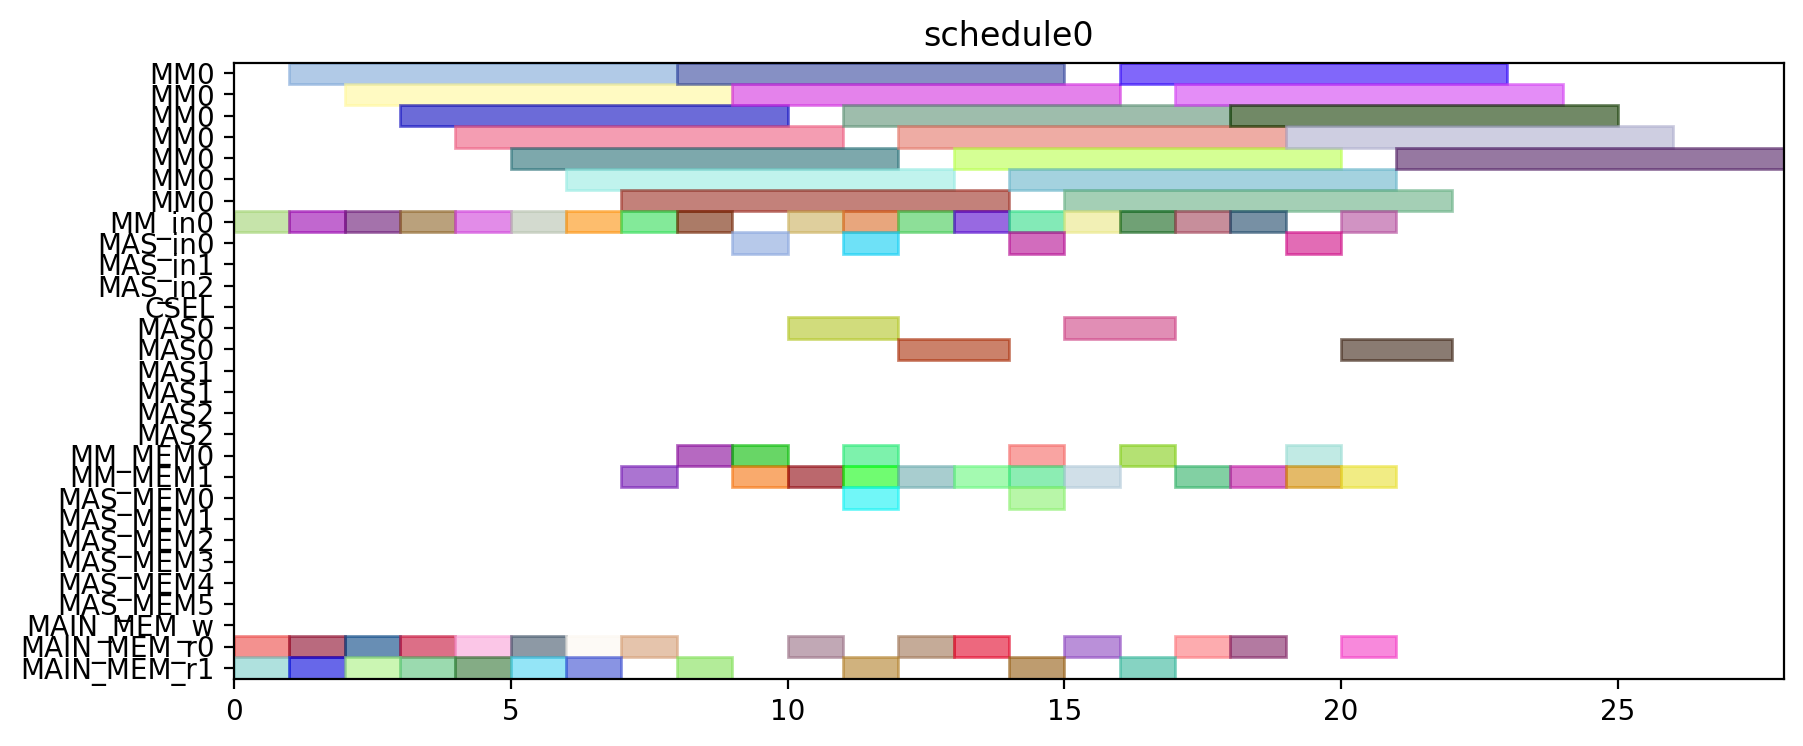

Generate this figure with Python:
from pyschedule import Scenario, solvers, plotters, alt


def solve():
	horizon = 120
	S = Scenario("schedule0", horizon=horizon)

	# resource
	MM = S.Resources('MM', num=1, size=7)
	MM_in = S.Resources('MM_in', num=1)
	MAS_in = S.Resources('MAS_in', num=3)
	CSEL = S.Resource('CSEL')
	MAS = S.Resources('MAS', num=3, size=2, periods=range(1, horizon))
	MM_MEM = S.Resources('MM_MEM', num=2)
	MAS_MEM = S.Resources('MAS_MEM', num=6)
	MAIN_MEM_w = S.Resource('MAIN_MEM_w', size=1)
	MAIN_MEM_r = S.Resources('MAIN_MEM_r', num=2)

	# result of previous scheduling

	# new tasks
	Z_exp2 = S.Task('Z_exp2', length=7, delay_cost=1)
	Z_exp2 += alt(MM)
	Z_exp2_in = S.Task('Z_exp2_in', length=1, delay_cost=1)
	Z_exp2_in += alt(MM_in)
	S += Z_exp2_in*MM_in[0]<=Z_exp2*MM[0]
	Z_exp2_mem0 = S.Task('Z_exp2_mem0', length=1, delay_cost=1)
	Z_exp2_mem0 += MAIN_MEM_r[0]
	S += Z_exp2_mem0 <= Z_exp2

	Z_exp2_mem1 = S.Task('Z_exp2_mem1', length=1, delay_cost=1)
	Z_exp2_mem1 += MAIN_MEM_r[1]
	S += Z_exp2_mem1 <= Z_exp2

	NX0 = S.Task('NX0', length=7, delay_cost=1)
	NX0 += alt(MM)
	NX0_in = S.Task('NX0_in', length=1, delay_cost=1)
	NX0_in += alt(MM_in)
	S += NX0_in*MM_in[0]<=NX0*MM[0]
	NX0_mem0 = S.Task('NX0_mem0', length=1, delay_cost=1)
	NX0_mem0 += MAIN_MEM_r[0]
	S += NX0_mem0 <= NX0

	NX0_mem1 = S.Task('NX0_mem1', length=1, delay_cost=1)
	NX0_mem1 += MAIN_MEM_r[1]
	S += NX0_mem1 <= NX0

	k0_10_Z1 = S.Task('k0_10_Z1', length=7, delay_cost=1)
	k0_10_Z1 += alt(MM)
	k0_10_Z1_in = S.Task('k0_10_Z1_in', length=1, delay_cost=1)
	k0_10_Z1_in += alt(MM_in)
	S += k0_10_Z1_in*MM_in[0]<=k0_10_Z1*MM[0]
	k0_10_Z1_mem0 = S.Task('k0_10_Z1_mem0', length=1, delay_cost=1)
	k0_10_Z1_mem0 += MAIN_MEM_r[0]
	S += k0_10_Z1_mem0 <= k0_10_Z1

	k0_10_Z1_mem1 = S.Task('k0_10_Z1_mem1', length=1, delay_cost=1)
	k0_10_Z1_mem1 += MAIN_MEM_r[1]
	S += k0_10_Z1_mem1 <= k0_10_Z1

	DX0 = S.Task('DX0', length=7, delay_cost=1)
	DX0 += alt(MM)
	DX0_in = S.Task('DX0_in', length=1, delay_cost=1)
	DX0_in += alt(MM_in)
	S += DX0_in*MM_in[0]<=DX0*MM[0]
	DX0_mem0 = S.Task('DX0_mem0', length=1, delay_cost=1)
	DX0_mem0 += MAIN_MEM_r[0]
	S += DX0_mem0 <= DX0

	DX0_mem1 = S.Task('DX0_mem1', length=1, delay_cost=1)
	DX0_mem1 += MAIN_MEM_r[1]
	S += DX0_mem1 <= DX0

	NY0 = S.Task('NY0', length=7, delay_cost=1)
	NY0 += alt(MM)
	NY0_in = S.Task('NY0_in', length=1, delay_cost=1)
	NY0_in += alt(MM_in)
	S += NY0_in*MM_in[0]<=NY0*MM[0]
	NY0_mem0 = S.Task('NY0_mem0', length=1, delay_cost=1)
	NY0_mem0 += MAIN_MEM_r[0]
	S += NY0_mem0 <= NY0

	NY0_mem1 = S.Task('NY0_mem1', length=1, delay_cost=1)
	NY0_mem1 += MAIN_MEM_r[1]
	S += NY0_mem1 <= NY0

	k2_14_Z1 = S.Task('k2_14_Z1', length=7, delay_cost=1)
	k2_14_Z1 += alt(MM)
	k2_14_Z1_in = S.Task('k2_14_Z1_in', length=1, delay_cost=1)
	k2_14_Z1_in += alt(MM_in)
	S += k2_14_Z1_in*MM_in[0]<=k2_14_Z1*MM[0]
	k2_14_Z1_mem0 = S.Task('k2_14_Z1_mem0', length=1, delay_cost=1)
	k2_14_Z1_mem0 += MAIN_MEM_r[0]
	S += k2_14_Z1_mem0 <= k2_14_Z1

	k2_14_Z1_mem1 = S.Task('k2_14_Z1_mem1', length=1, delay_cost=1)
	k2_14_Z1_mem1 += MAIN_MEM_r[1]
	S += k2_14_Z1_mem1 <= k2_14_Z1

	DY0 = S.Task('DY0', length=7, delay_cost=1)
	DY0 += alt(MM)
	DY0_in = S.Task('DY0_in', length=1, delay_cost=1)
	DY0_in += alt(MM_in)
	S += DY0_in*MM_in[0]<=DY0*MM[0]
	DY0_mem0 = S.Task('DY0_mem0', length=1, delay_cost=1)
	DY0_mem0 += MAIN_MEM_r[0]
	S += DY0_mem0 <= DY0

	DY0_mem1 = S.Task('DY0_mem1', length=1, delay_cost=1)
	DY0_mem1 += MAIN_MEM_r[1]
	S += DY0_mem1 <= DY0

	Z_exp3 = S.Task('Z_exp3', length=7, delay_cost=1)
	Z_exp3 += alt(MM)
	Z_exp3_in = S.Task('Z_exp3_in', length=1, delay_cost=1)
	Z_exp3_in += alt(MM_in)
	S += Z_exp3_in*MM_in[0]<=Z_exp3*MM[0]
	Z_exp3_mem0 = S.Task('Z_exp3_mem0', length=1, delay_cost=1)
	Z_exp3_mem0 += alt(MM_MEM)
	S += (Z_exp2*MM[0])-1 < Z_exp3_mem0*MM_MEM[0]
	S += Z_exp3_mem0 <= Z_exp3

	Z_exp3_mem1 = S.Task('Z_exp3_mem1', length=1, delay_cost=1)
	Z_exp3_mem1 += MAIN_MEM_r[1]
	S += Z_exp3_mem1 <= Z_exp3

	NX1_ = S.Task('NX1_', length=2, delay_cost=1)
	NX1_ += alt(MAS)
	NX1__in = S.Task('NX1__in', length=1, delay_cost=1)
	NX1__in += alt(MAS_in)
	S += NX1__in*MAS_in[0]<=NX1_*MAS[0]

	S += NX1__in*MAS_in[1]<=NX1_*MAS[1]

	S += NX1__in*MAS_in[2]<=NX1_*MAS[2]

	NX1__mem0 = S.Task('NX1__mem0', length=1, delay_cost=1)
	NX1__mem0 += alt(MM_MEM)
	S += (NX0*MM[0])-1 < NX1__mem0*MM_MEM[0]
	S += NX1__mem0 <= NX1_

	NX1__mem1 = S.Task('NX1__mem1', length=1, delay_cost=1)
	NX1__mem1 += alt(MM_MEM)
	S += (k0_10_Z1*MM[0])-1 < NX1__mem1*MM_MEM[1]
	S += NX1__mem1 <= NX1_

	k0_9_Z2 = S.Task('k0_9_Z2', length=7, delay_cost=1)
	k0_9_Z2 += alt(MM)
	k0_9_Z2_in = S.Task('k0_9_Z2_in', length=1, delay_cost=1)
	k0_9_Z2_in += alt(MM_in)
	S += k0_9_Z2_in*MM_in[0]<=k0_9_Z2*MM[0]
	k0_9_Z2_mem0 = S.Task('k0_9_Z2_mem0', length=1, delay_cost=1)
	k0_9_Z2_mem0 += MAIN_MEM_r[0]
	S += k0_9_Z2_mem0 <= k0_9_Z2

	k0_9_Z2_mem1 = S.Task('k0_9_Z2_mem1', length=1, delay_cost=1)
	k0_9_Z2_mem1 += alt(MM_MEM)
	S += (Z_exp2*MM[0])-1 < k0_9_Z2_mem1*MM_MEM[1]
	S += k0_9_Z2_mem1 <= k0_9_Z2

	k1_9_Z2 = S.Task('k1_9_Z2', length=7, delay_cost=1)
	k1_9_Z2 += alt(MM)
	k1_9_Z2_in = S.Task('k1_9_Z2_in', length=1, delay_cost=1)
	k1_9_Z2_in += alt(MM_in)
	S += k1_9_Z2_in*MM_in[0]<=k1_9_Z2*MM[0]
	k1_9_Z2_mem0 = S.Task('k1_9_Z2_mem0', length=1, delay_cost=1)
	k1_9_Z2_mem0 += MAIN_MEM_r[0]
	S += k1_9_Z2_mem0 <= k1_9_Z2

	k1_9_Z2_mem1 = S.Task('k1_9_Z2_mem1', length=1, delay_cost=1)
	k1_9_Z2_mem1 += alt(MM_MEM)
	S += (Z_exp2*MM[0])-1 < k1_9_Z2_mem1*MM_MEM[1]
	S += k1_9_Z2_mem1 <= k1_9_Z2

	NY1_ = S.Task('NY1_', length=2, delay_cost=1)
	NY1_ += alt(MAS)
	NY1__in = S.Task('NY1__in', length=1, delay_cost=1)
	NY1__in += alt(MAS_in)
	S += NY1__in*MAS_in[0]<=NY1_*MAS[0]

	S += NY1__in*MAS_in[1]<=NY1_*MAS[1]

	S += NY1__in*MAS_in[2]<=NY1_*MAS[2]

	NY1__mem0 = S.Task('NY1__mem0', length=1, delay_cost=1)
	NY1__mem0 += alt(MM_MEM)
	S += (NY0*MM[0])-1 < NY1__mem0*MM_MEM[0]
	S += NY1__mem0 <= NY1_

	NY1__mem1 = S.Task('NY1__mem1', length=1, delay_cost=1)
	NY1__mem1 += alt(MM_MEM)
	S += (k2_14_Z1*MM[0])-1 < NY1__mem1*MM_MEM[1]
	S += NY1__mem1 <= NY1_

	k2_13_Z2 = S.Task('k2_13_Z2', length=7, delay_cost=1)
	k2_13_Z2 += alt(MM)
	k2_13_Z2_in = S.Task('k2_13_Z2_in', length=1, delay_cost=1)
	k2_13_Z2_in += alt(MM_in)
	S += k2_13_Z2_in*MM_in[0]<=k2_13_Z2*MM[0]
	k2_13_Z2_mem0 = S.Task('k2_13_Z2_mem0', length=1, delay_cost=1)
	k2_13_Z2_mem0 += MAIN_MEM_r[0]
	S += k2_13_Z2_mem0 <= k2_13_Z2

	k2_13_Z2_mem1 = S.Task('k2_13_Z2_mem1', length=1, delay_cost=1)
	k2_13_Z2_mem1 += alt(MM_MEM)
	S += (Z_exp2*MM[0])-1 < k2_13_Z2_mem1*MM_MEM[1]
	S += k2_13_Z2_mem1 <= k2_13_Z2

	k3_14_Z2 = S.Task('k3_14_Z2', length=7, delay_cost=1)
	k3_14_Z2 += alt(MM)
	k3_14_Z2_in = S.Task('k3_14_Z2_in', length=1, delay_cost=1)
	k3_14_Z2_in += alt(MM_in)
	S += k3_14_Z2_in*MM_in[0]<=k3_14_Z2*MM[0]
	k3_14_Z2_mem0 = S.Task('k3_14_Z2_mem0', length=1, delay_cost=1)
	k3_14_Z2_mem0 += MAIN_MEM_r[0]
	S += k3_14_Z2_mem0 <= k3_14_Z2

	k3_14_Z2_mem1 = S.Task('k3_14_Z2_mem1', length=1, delay_cost=1)
	k3_14_Z2_mem1 += alt(MM_MEM)
	S += (Z_exp2*MM[0])-1 < k3_14_Z2_mem1*MM_MEM[1]
	S += k3_14_Z2_mem1 <= k3_14_Z2

	Z_exp4 = S.Task('Z_exp4', length=7, delay_cost=1)
	Z_exp4 += alt(MM)
	Z_exp4_in = S.Task('Z_exp4_in', length=1, delay_cost=1)
	Z_exp4_in += alt(MM_in)
	S += Z_exp4_in*MM_in[0]<=Z_exp4*MM[0]
	Z_exp4_mem0 = S.Task('Z_exp4_mem0', length=1, delay_cost=1)
	Z_exp4_mem0 += alt(MM_MEM)
	S += (Z_exp3*MM[0])-1 < Z_exp4_mem0*MM_MEM[0]
	S += Z_exp4_mem0 <= Z_exp4

	Z_exp4_mem1 = S.Task('Z_exp4_mem1', length=1, delay_cost=1)
	Z_exp4_mem1 += MAIN_MEM_r[1]
	S += Z_exp4_mem1 <= Z_exp4

	NX1 = S.Task('NX1', length=7, delay_cost=1)
	NX1 += alt(MM)
	NX1_in = S.Task('NX1_in', length=1, delay_cost=1)
	NX1_in += alt(MM_in)
	S += NX1_in*MM_in[0]<=NX1*MM[0]
	NX1_mem0 = S.Task('NX1_mem0', length=1, delay_cost=1)
	NX1_mem0 += alt(MAS_MEM)
	S += (NX1_*MAS[0])-1 < NX1_mem0*MAS_MEM[0]
	S += (NX1_*MAS[1])-1 < NX1_mem0*MAS_MEM[2]
	S += (NX1_*MAS[2])-1 < NX1_mem0*MAS_MEM[4]
	S += NX1_mem0 <= NX1

	NX1_mem1 = S.Task('NX1_mem1', length=1, delay_cost=1)
	NX1_mem1 += MAIN_MEM_r[1]
	S += NX1_mem1 <= NX1

	k0_8_Z3 = S.Task('k0_8_Z3', length=7, delay_cost=1)
	k0_8_Z3 += alt(MM)
	k0_8_Z3_in = S.Task('k0_8_Z3_in', length=1, delay_cost=1)
	k0_8_Z3_in += alt(MM_in)
	S += k0_8_Z3_in*MM_in[0]<=k0_8_Z3*MM[0]
	k0_8_Z3_mem0 = S.Task('k0_8_Z3_mem0', length=1, delay_cost=1)
	k0_8_Z3_mem0 += MAIN_MEM_r[0]
	S += k0_8_Z3_mem0 <= k0_8_Z3

	k0_8_Z3_mem1 = S.Task('k0_8_Z3_mem1', length=1, delay_cost=1)
	k0_8_Z3_mem1 += alt(MM_MEM)
	S += (Z_exp3*MM[0])-1 < k0_8_Z3_mem1*MM_MEM[1]
	S += k0_8_Z3_mem1 <= k0_8_Z3

	DX1_ = S.Task('DX1_', length=2, delay_cost=1)
	DX1_ += alt(MAS)
	DX1__in = S.Task('DX1__in', length=1, delay_cost=1)
	DX1__in += alt(MAS_in)
	S += DX1__in*MAS_in[0]<=DX1_*MAS[0]

	S += DX1__in*MAS_in[1]<=DX1_*MAS[1]

	S += DX1__in*MAS_in[2]<=DX1_*MAS[2]

	DX1__mem0 = S.Task('DX1__mem0', length=1, delay_cost=1)
	DX1__mem0 += alt(MM_MEM)
	S += (DX0*MM[0])-1 < DX1__mem0*MM_MEM[0]
	S += DX1__mem0 <= DX1_

	DX1__mem1 = S.Task('DX1__mem1', length=1, delay_cost=1)
	DX1__mem1 += alt(MM_MEM)
	S += (k1_9_Z2*MM[0])-1 < DX1__mem1*MM_MEM[1]
	S += DX1__mem1 <= DX1_

	k1_8_Z3 = S.Task('k1_8_Z3', length=7, delay_cost=1)
	k1_8_Z3 += alt(MM)
	k1_8_Z3_in = S.Task('k1_8_Z3_in', length=1, delay_cost=1)
	k1_8_Z3_in += alt(MM_in)
	S += k1_8_Z3_in*MM_in[0]<=k1_8_Z3*MM[0]
	k1_8_Z3_mem0 = S.Task('k1_8_Z3_mem0', length=1, delay_cost=1)
	k1_8_Z3_mem0 += MAIN_MEM_r[0]
	S += k1_8_Z3_mem0 <= k1_8_Z3

	k1_8_Z3_mem1 = S.Task('k1_8_Z3_mem1', length=1, delay_cost=1)
	k1_8_Z3_mem1 += alt(MM_MEM)
	S += (Z_exp3*MM[0])-1 < k1_8_Z3_mem1*MM_MEM[1]
	S += k1_8_Z3_mem1 <= k1_8_Z3

	NY1 = S.Task('NY1', length=7, delay_cost=1)
	NY1 += alt(MM)
	NY1_in = S.Task('NY1_in', length=1, delay_cost=1)
	NY1_in += alt(MM_in)
	S += NY1_in*MM_in[0]<=NY1*MM[0]
	NY1_mem0 = S.Task('NY1_mem0', length=1, delay_cost=1)
	NY1_mem0 += alt(MAS_MEM)
	S += (NY1_*MAS[0])-1 < NY1_mem0*MAS_MEM[0]
	S += (NY1_*MAS[1])-1 < NY1_mem0*MAS_MEM[2]
	S += (NY1_*MAS[2])-1 < NY1_mem0*MAS_MEM[4]
	S += NY1_mem0 <= NY1

	NY1_mem1 = S.Task('NY1_mem1', length=1, delay_cost=1)
	NY1_mem1 += MAIN_MEM_r[1]
	S += NY1_mem1 <= NY1

	k2_12_Z3 = S.Task('k2_12_Z3', length=7, delay_cost=1)
	k2_12_Z3 += alt(MM)
	k2_12_Z3_in = S.Task('k2_12_Z3_in', length=1, delay_cost=1)
	k2_12_Z3_in += alt(MM_in)
	S += k2_12_Z3_in*MM_in[0]<=k2_12_Z3*MM[0]
	k2_12_Z3_mem0 = S.Task('k2_12_Z3_mem0', length=1, delay_cost=1)
	k2_12_Z3_mem0 += MAIN_MEM_r[0]
	S += k2_12_Z3_mem0 <= k2_12_Z3

	k2_12_Z3_mem1 = S.Task('k2_12_Z3_mem1', length=1, delay_cost=1)
	k2_12_Z3_mem1 += alt(MM_MEM)
	S += (Z_exp3*MM[0])-1 < k2_12_Z3_mem1*MM_MEM[1]
	S += k2_12_Z3_mem1 <= k2_12_Z3

	DY1_ = S.Task('DY1_', length=2, delay_cost=1)
	DY1_ += alt(MAS)
	DY1__in = S.Task('DY1__in', length=1, delay_cost=1)
	DY1__in += alt(MAS_in)
	S += DY1__in*MAS_in[0]<=DY1_*MAS[0]

	S += DY1__in*MAS_in[1]<=DY1_*MAS[1]

	S += DY1__in*MAS_in[2]<=DY1_*MAS[2]

	DY1__mem0 = S.Task('DY1__mem0', length=1, delay_cost=1)
	DY1__mem0 += alt(MM_MEM)
	S += (DY0*MM[0])-1 < DY1__mem0*MM_MEM[0]
	S += DY1__mem0 <= DY1_

	DY1__mem1 = S.Task('DY1__mem1', length=1, delay_cost=1)
	DY1__mem1 += alt(MM_MEM)
	S += (k3_14_Z2*MM[0])-1 < DY1__mem1*MM_MEM[1]
	S += DY1__mem1 <= DY1_

	k3_13_Z3 = S.Task('k3_13_Z3', length=7, delay_cost=1)
	k3_13_Z3 += alt(MM)
	k3_13_Z3_in = S.Task('k3_13_Z3_in', length=1, delay_cost=1)
	k3_13_Z3_in += alt(MM_in)
	S += k3_13_Z3_in*MM_in[0]<=k3_13_Z3*MM[0]
	k3_13_Z3_mem0 = S.Task('k3_13_Z3_mem0', length=1, delay_cost=1)
	k3_13_Z3_mem0 += MAIN_MEM_r[0]
	S += k3_13_Z3_mem0 <= k3_13_Z3

	k3_13_Z3_mem1 = S.Task('k3_13_Z3_mem1', length=1, delay_cost=1)
	k3_13_Z3_mem1 += alt(MM_MEM)
	S += (Z_exp3*MM[0])-1 < k3_13_Z3_mem1*MM_MEM[1]
	S += k3_13_Z3_mem1 <= k3_13_Z3

	solvers.mip.solve(S,msg=1,kind='CPLEX',ratio_gap=1.01)

	solution = [['hoge']*len(S.solution()[1]) for i in range(len(S.solution()))]
	for i in range(len(S.solution())):
		for j in range(len(S.solution()[i])):
			solution[i][j]=str(S.solution()[i][j])
	print(solution)

	cycles = int(solution[-1][3])

	pic_file_name = "/mnt/rose/usr1/fukuda/ABE/multiRAM_multiMAS_16mux/scheduling_result/stage7MM1_stage2MAS3/ISOGENY/schedule0.png"
	if(S.solution() != []):
		plotters.matplotlib.plot(S,img_filename=pic_file_name, show_task_labels=False, fig_size=(cycles*0.25+3, 4))

	return solution
